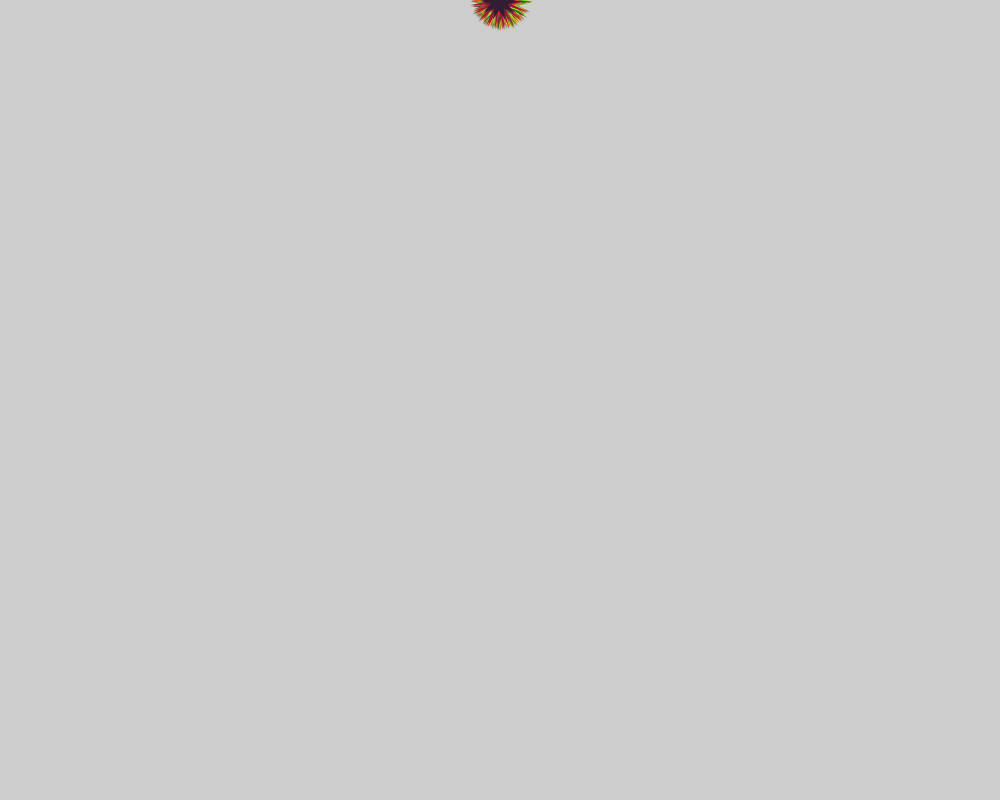
Frame 1 (no input)
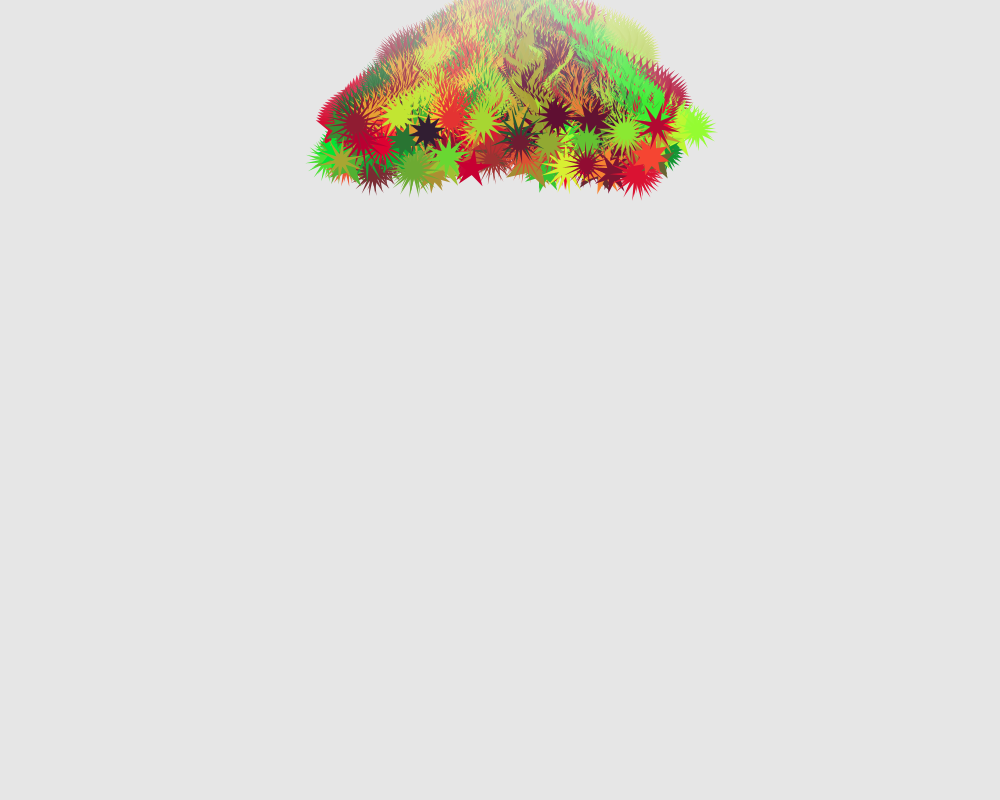
Frame 60 (the mouse pressed at the canvas centre just before this capture)
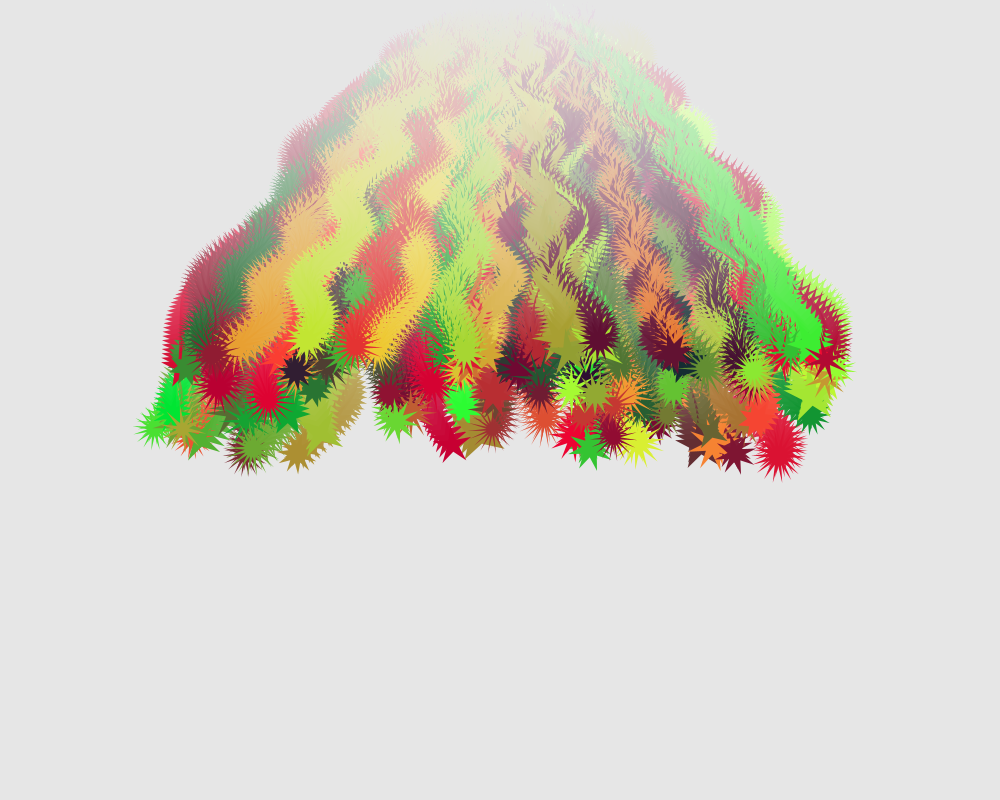
Frame 120 (the mouse held since frame 60 and released just before this capture)

The Processing sketch that drew these frames (run headless with seeded random() and noise(); from frame 60 on, the mouse is pressed at the canvas centre):

// Processing sketch: spinningStar
// ── spinningStar.pde
//Star s1;
int starCount = 100;
Star[] stars = new Star[starCount];

void setup() {
  size(1000, 800);

  // Star(PVector pos, PVector spd, float outerRad, float innerRad, int pointCount, color col)
  // s1 = new Star(new PVector(0,0), new PVector(.2, .5), 200, 150, 17, color(10, 200, 50));
  for (int i=0; i< stars.length; i++) {
    stars[i] = new Star(new PVector(0, -height/2), new PVector(random(-3, 3), random(1, 2)), random(18, 30), random(6, 10), int(random(4, 20)), color(random(255), random(255), 50));
   stars[i].setDynamics(random(PI/30, PI/5), random(2, 5));
 }
  noStroke();
}

void draw() {
  //background(255);
  fill(255, 5);
  rect(0, 0, width, height);
  translate(width/2, height/2);
  for (int i=0; i< stars.length; i++) {
    stars[i].move();
    stars[i].draw();
  }
}

// ── Star.pde
class Star {
  PVector pos, spd, spdInit;
  float outerRad, innerRad;
  int pointCount;
  color col;

  float theta = 0.0;
  float g = .03;
  
  float freq = 0;
  float amp = 0;

  // default cstr
  Star() {
  }

  Star(PVector pos, PVector spd, float outerRad, float innerRad, int pointCount, color col) {
    this.pos = pos;
    this.spd = spd;
    spdInit = new PVector(spd.x, spd.y, spd.z); 
    this.outerRad = outerRad;
    this.innerRad = innerRad;
    this.pointCount = pointCount;
    this.col = col;
  }
  
  void setDynamics(float freq, float amp){
    this.freq = freq;
    this.amp = amp;
  }

  void move() {
    spd.x = spdInit.x + sin(frameCount*freq)*amp;
    spd.y += g;
    pos.add(spd);
  }

  void draw() {
    pushMatrix();
    translate(pos.x, pos.y);
    rotate(frameCount*PI/180);
    fill(col);
    beginShape();
    for (int i=0; i<pointCount; i++) {
      float x = cos(theta)*outerRad;
      float y = sin(theta)*outerRad;
      vertex(x, y);
      theta += TWO_PI/pointCount/2;
      x = cos(theta)*innerRad;
      y = sin(theta)*innerRad;
      vertex(x, y);
      theta += TWO_PI/pointCount/2;
    }
    endShape(CLOSE);
    popMatrix();
  }
}
